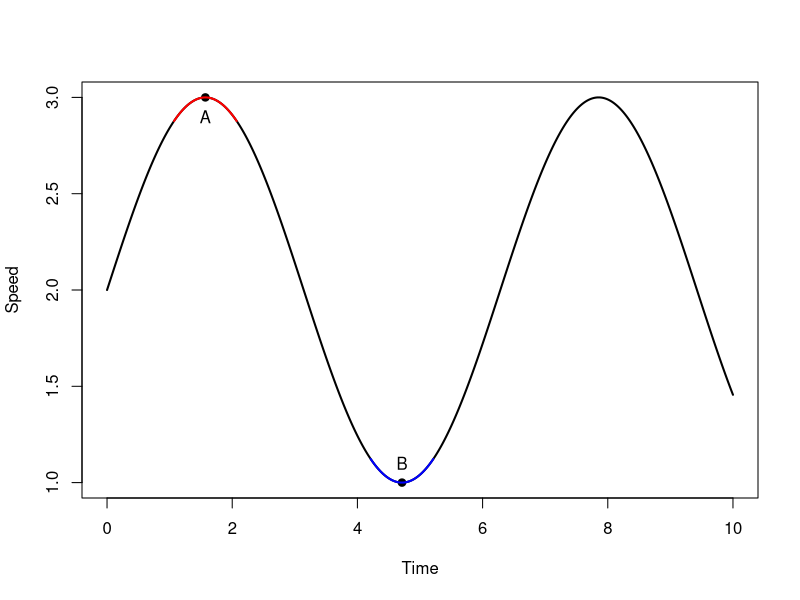

Recreate this plot in R.
## ---- chunk 1
knitr::opts_chunk$set(echo = FALSE)
options(error = recover)
library(knitr)
library(xtable)
library(data.table)
## ---- chunk 2
FieldDesc <-
  data.table(Field = c("bookingID", "Accuracy", "Bearing", "acceleration_x",
                       "acceleration_y", "acceleration_z", "gyro_x", "gyro_y",
                       "gyro_z", "second", "Speed"),
             Description = c("trip id", "accuracy inferred by GPS in meters",
                             "GPS bearing in degree",
                             "accelerometer reading at x axis (m/s2)",
                             "accelerometer reading at y axis (m/s2)",
                             "accelerometer reading at z axis (m/s2)",
                             "gyroscrope reading in x axis (rad/s)",
                             "gyroscope reading in y axis (rad/s)",
                             "gyroscope reading in z axis (rad/s)",
                             "time of the record by number of seconds",
                             "speed measured by GPS in m/s"))

FieldDesc <- kable(FieldDesc)
print(FieldDesc)

## ---- chunk 3
X <- seq(0, 10, 0.01)
Y <- sin(X) + 2

plot(X, Y, xlab = "Time", ylab = "Speed", type = "l", lwd = 2)
points(pi / 2, sin(pi / 2) + 2, pch = 19)
points(pi / 2, sin(pi / 2) + 2 - 0.1, pch = "A")
points(pi * 1.5, sin(pi * 1.5) + 2, pch = 19)
points(pi * 1.5, sin(pi * 1.5) + 2 + 0.1, pch = "B")

X2 <- seq(pi * 0.5 - 0.5, pi * 0.5 + 0.5, 0.01)
Y2 <- sin(X2) + 2

lines(X2, Y2, lwd = 2, col = "red")

X3 <- seq(pi * 1.5 - 0.5, pi * 1.5 + 0.5, 0.01)
Y3 <- sin(X3) + 2

lines(X3, Y3, lwd = 2, col = "blue")


